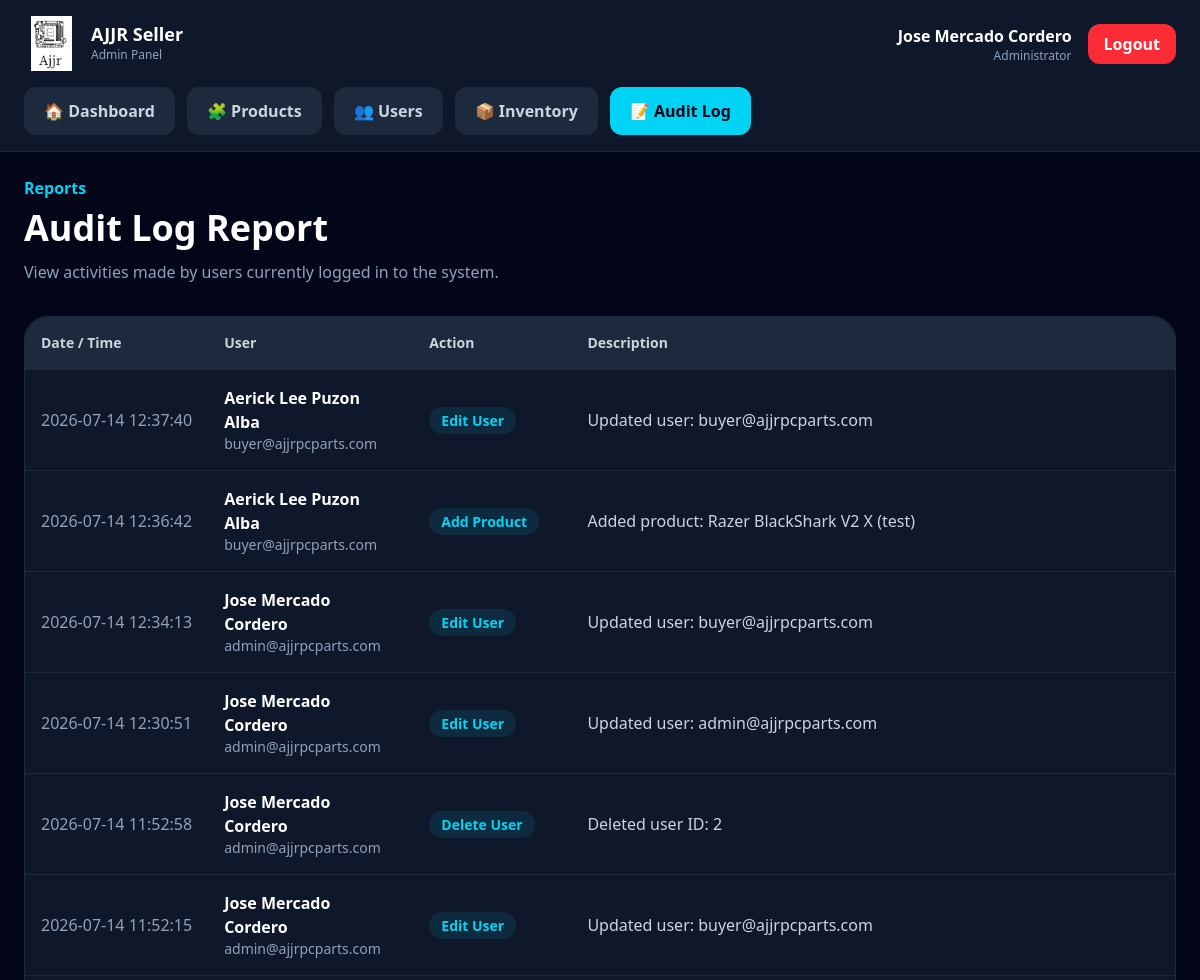
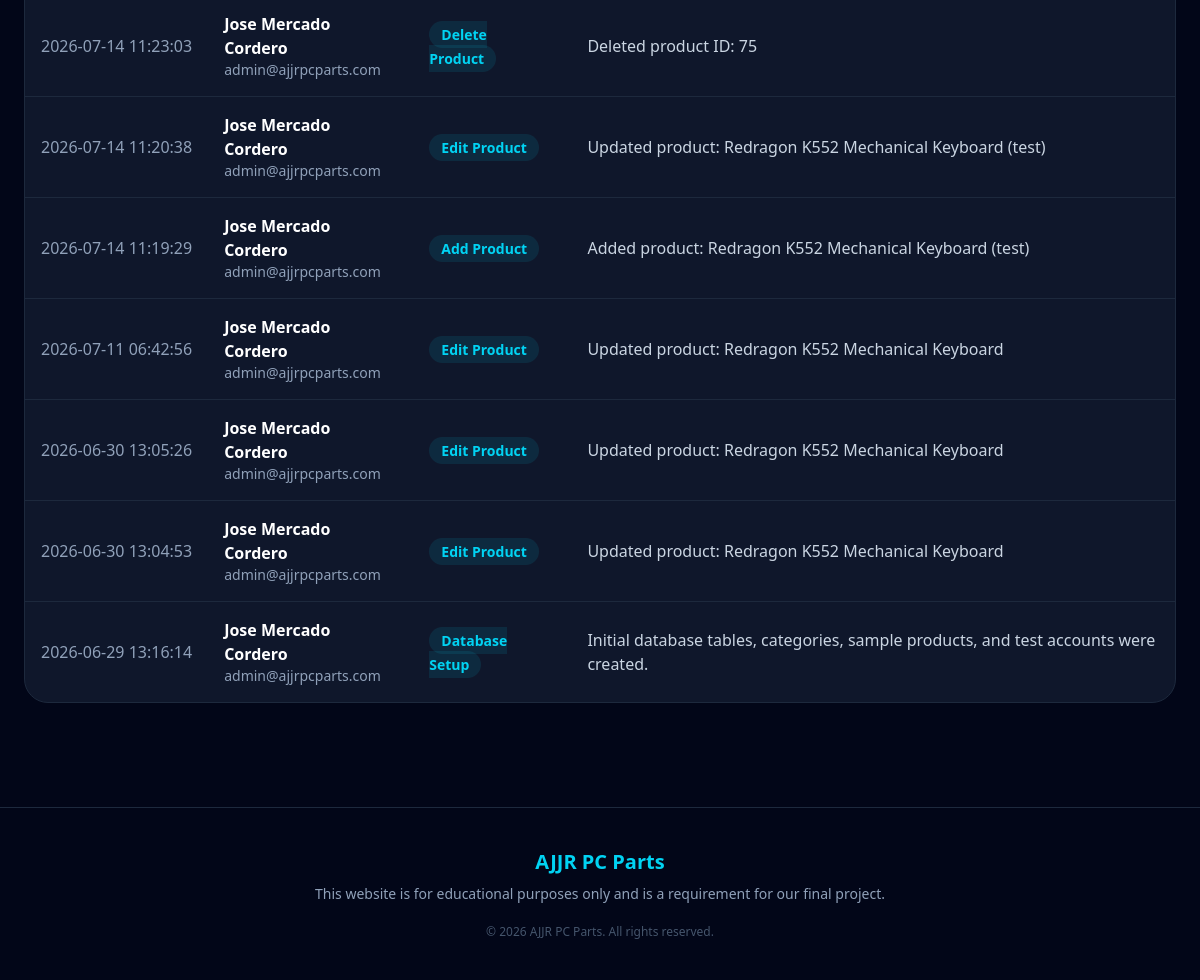
/seller/auditLog.php (signed in), run on the app's committed database (2 pictures, top to bottom).
### tables this page shows
CREATE TABLE `audit_logs` (
  `audit_id` int(11) NOT NULL,
  `user_id` int(11) DEFAULT NULL,
  `action` varchar(100) NOT NULL,
  `description` text NOT NULL,
  `created_at` timestamp NOT NULL DEFAULT current_timestamp()
);

CREATE TABLE `users` (
  `user_id` int(11) NOT NULL,
  `first_name` varchar(100) NOT NULL DEFAULT '',
  `middle_name` varchar(100) DEFAULT NULL,
  `last_name` varchar(100) NOT NULL DEFAULT '',
  `email` varchar(100) NOT NULL,
  `password` varchar(255) NOT NULL,
  `region` varchar(100) DEFAULT NULL,
  `province` varchar(150) DEFAULT NULL,
  `municipality` varchar(150) DEFAULT NULL,
  `barangay` varchar(150) DEFAULT NULL,
  `contact_number` varchar(20) NOT NULL,
  `role` enum('buyer','admin') NOT NULL DEFAULT 'buyer',
  `is_verified` tinyint(1) NOT NULL DEFAULT 0,
  `verification_token` varchar(255) DEFAULT NULL,
  `created_at` timestamp NOT NULL DEFAULT current_timestamp()
);

### seller/auditLog.php (the view, shortened to what this page needs)
<?php
require_once __DIR__ . '/../includes/databaseConnect.php';
require_once __DIR__ . '/../includes/functions.php';
$logs = mysqli_query($conn, "
    SELECT audit_logs.*, TRIM(CONCAT_WS(' ', users.first_name, NULLIF(users.middle_name, ''), users.last_name)) AS complete_name, users.email
    FROM audit_logs
    LEFT JOIN users ON audit_logs.user_id = users.user_id
    ORDER BY audit_logs.created_at DESC
");
?>
<div class="mb-8">
    <p class="text-cyan-400 font-semibold">Reports</p>
    <h1 class="text-4xl font-black mt-2">Audit Log Report</h1>
    <p class="text-slate-400 mt-3">View activities made by users currently logged in to the system.</p>
</div>
<div class="bg-slate-900 border border-slate-800 rounded-3xl overflow-hidden">
    <div class="overflow-x-auto">
        <table class="w-full text-left">
            <thead class="bg-slate-800 text-slate-300 text-sm">
                <tr>
                    <th class="p-4">Date / Time</th>
                    <th class="p-4">User</th>
                    <th class="p-4">Action</th>
                    <th class="p-4">Description</th>
                </tr>
            </thead>
            <tbody>
                <?php if ($logs && mysqli_num_rows($logs) > 0) { ?>
                    <?php while ($log = mysqli_fetch_assoc($logs)) { ?>
                        <tr class="border-t border-slate-800">
                            <td class="p-4 text-slate-400 whitespace-nowrap"><?= $log['created_at']; ?></td>
                            <td class="p-4">
                                <p class="font-black"><?= htmlspecialchars($log['complete_name'] ?? 'Unknown User'); ?></p>
                                <p class="text-sm text-slate-400"><?= htmlspecialchars($log['email'] ?? 'No email'); ?></p>
                            </td>
                            <td class="p-4">
                                <span class="px-3 py-1 rounded-full bg-cyan-400/10 text-cyan-400 text-sm font-bold">
                                    <?= htmlspecialchars($log['action']); ?>
                                </span>
                            </td>
                            <td class="p-4 text-slate-300"><?= htmlspecialchars($log['description']); ?></td>
                        </tr>
                    <?php } ?>
                <?php } else { ?>
                    <tr>
                        <td colspan="4" class="p-8 text-center text-slate-400">No audit logs found.</td>
                    </tr>
                <?php } ?>
            </tbody>
        </table>
    </div>
</div>

### data on the page
audit_logs: created_at "2026-07-14 12:37:40", complete_name "Aerick Lee Puzon Alba", user.email "buyer@ajjrpcparts.com", action "Edit User", description "Updated user: buyer@ajjrpcparts.com"
audit_logs: created_at "2026-07-14 12:36:42", complete_name "Aerick Lee Puzon Alba", user.email "buyer@ajjrpcparts.com", action "Add Product", description "Added product: Razer BlackShark V2 X (test)"
audit_logs: created_at "2026-07-14 12:34:13", complete_name "Jose Mercado Cordero", user.email "admin@ajjrpcparts.com", action "Edit User", description "Updated user: buyer@ajjrpcparts.com"
audit_logs: created_at "2026-07-14 12:30:51", complete_name "Jose Mercado Cordero", user.email "admin@ajjrpcparts.com", action "Edit User", description "Updated user: admin@ajjrpcparts.com"
audit_logs: created_at "2026-07-14 11:52:58", complete_name "Jose Mercado Cordero", user.email "admin@ajjrpcparts.com", action "Delete User", description "Deleted user ID: 2"
audit_logs: created_at "2026-07-14 11:52:15", complete_name "Jose Mercado Cordero", user.email "admin@ajjrpcparts.com", action "Edit User", description "Updated user: buyer@ajjrpcparts.com"
audit_logs: created_at "2026-07-14 11:23:03", complete_name "Jose Mercado Cordero", user.email "admin@ajjrpcparts.com", action "Delete Product", description "Deleted product ID: 75"
audit_logs: created_at "2026-07-14 11:20:38", complete_name "Jose Mercado Cordero", user.email "admin@ajjrpcparts.com", action "Edit Product", description "Updated product: Redragon K552 Mechanical Keyboard (test)"
audit_logs: created_at "2026-07-14 11:19:29", complete_name "Jose Mercado Cordero", user.email "admin@ajjrpcparts.com", action "Add Product", description "Added product: Redragon K552 Mechanical Keyboard (test)"
audit_logs: created_at "2026-07-11 06:42:56", complete_name "Jose Mercado Cordero", user.email "admin@ajjrpcparts.com", action "Edit Product", description "Updated product: Redragon K552 Mechanical Keyboard"
audit_logs: created_at "2026-06-30 13:05:26", complete_name "Jose Mercado Cordero", user.email "admin@ajjrpcparts.com", action "Edit Product", description "Updated product: Redragon K552 Mechanical Keyboard"
audit_logs: created_at "2026-06-30 13:04:53", complete_name "Jose Mercado Cordero", user.email "admin@ajjrpcparts.com", action "Edit Product", description "Updated product: Redragon K552 Mechanical Keyboard"
audit_logs: created_at "2026-06-29 13:16:14", complete_name "Jose Mercado Cordero", user.email "admin@ajjrpcparts.com", action "Database Setup", description "Initial database tables, categories, sample products, and test accounts were created."

### other printed values
$admin_name "Jose Mercado Cordero"
$link[3] "🏠"
$link[2] "Dashboard"
$link[3] "🧩"
$link[2] "Products"
$link[3] "👥"
$link[2] "Users"
$link[3] "📦"
$link[2] "Inventory"
$link[3] "📝"
$link[2] "Audit Log"
